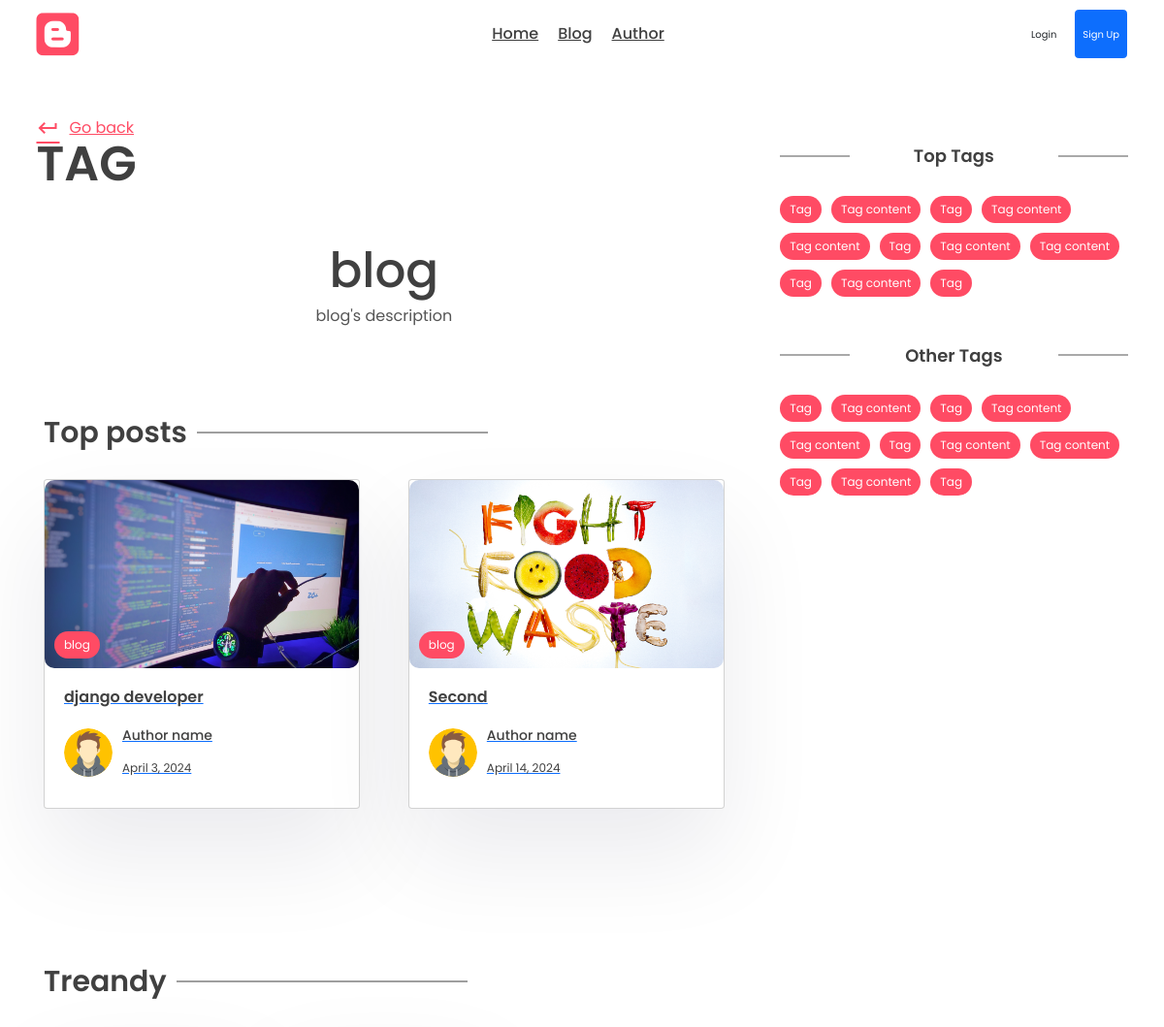
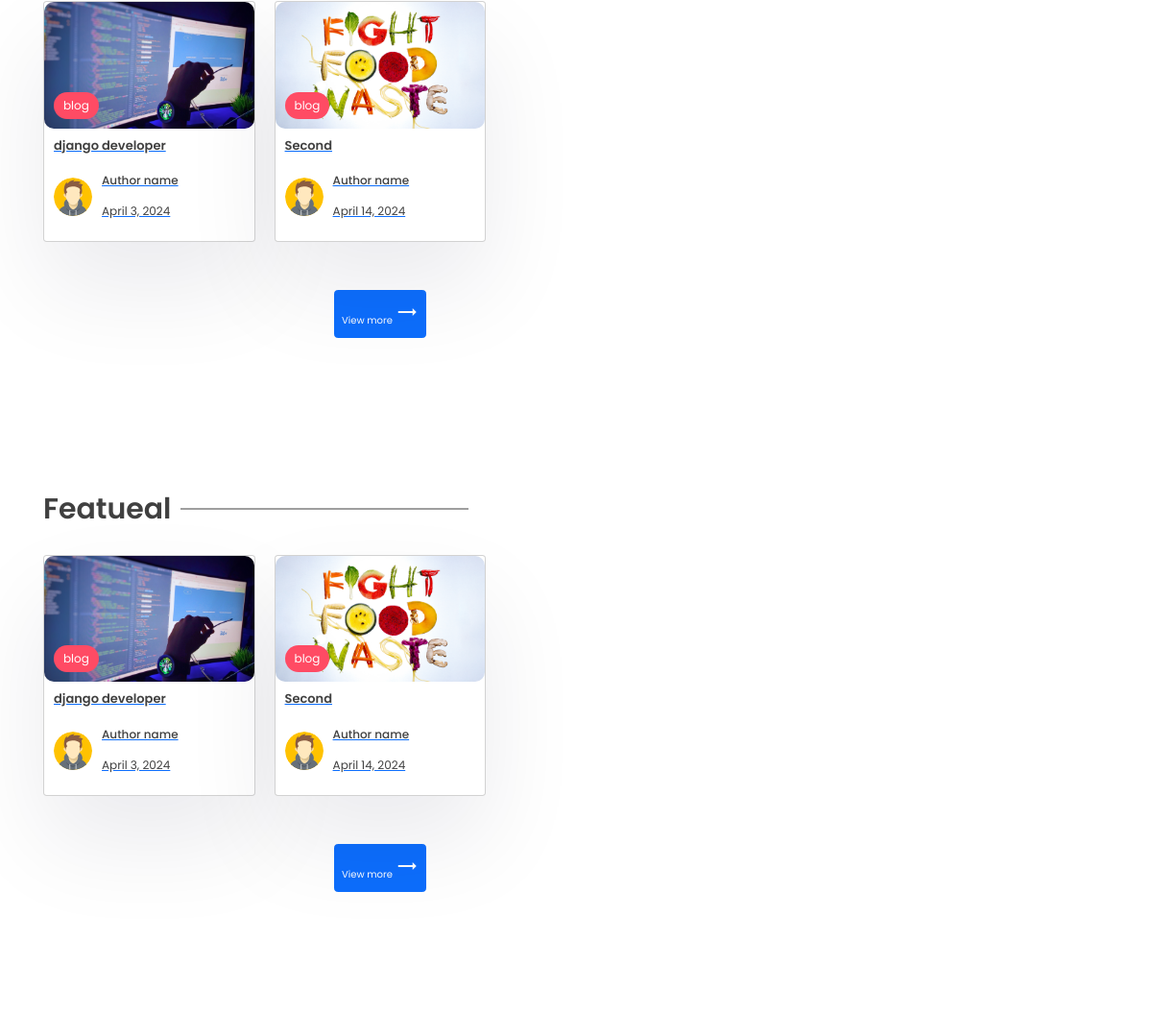
Page /tag/blog/ (upper part) on the earlier database version (2 pictures, top to bottom).
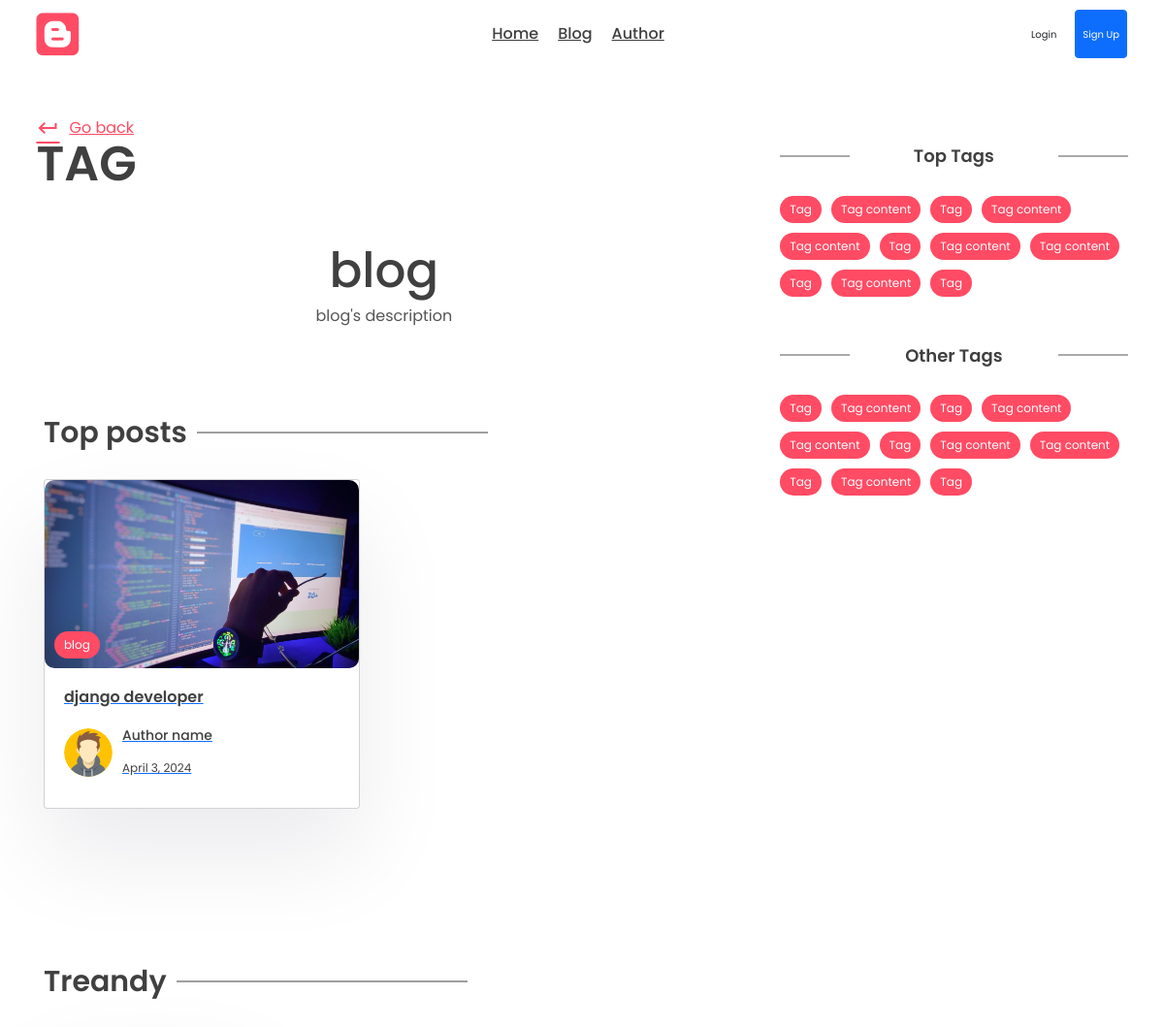
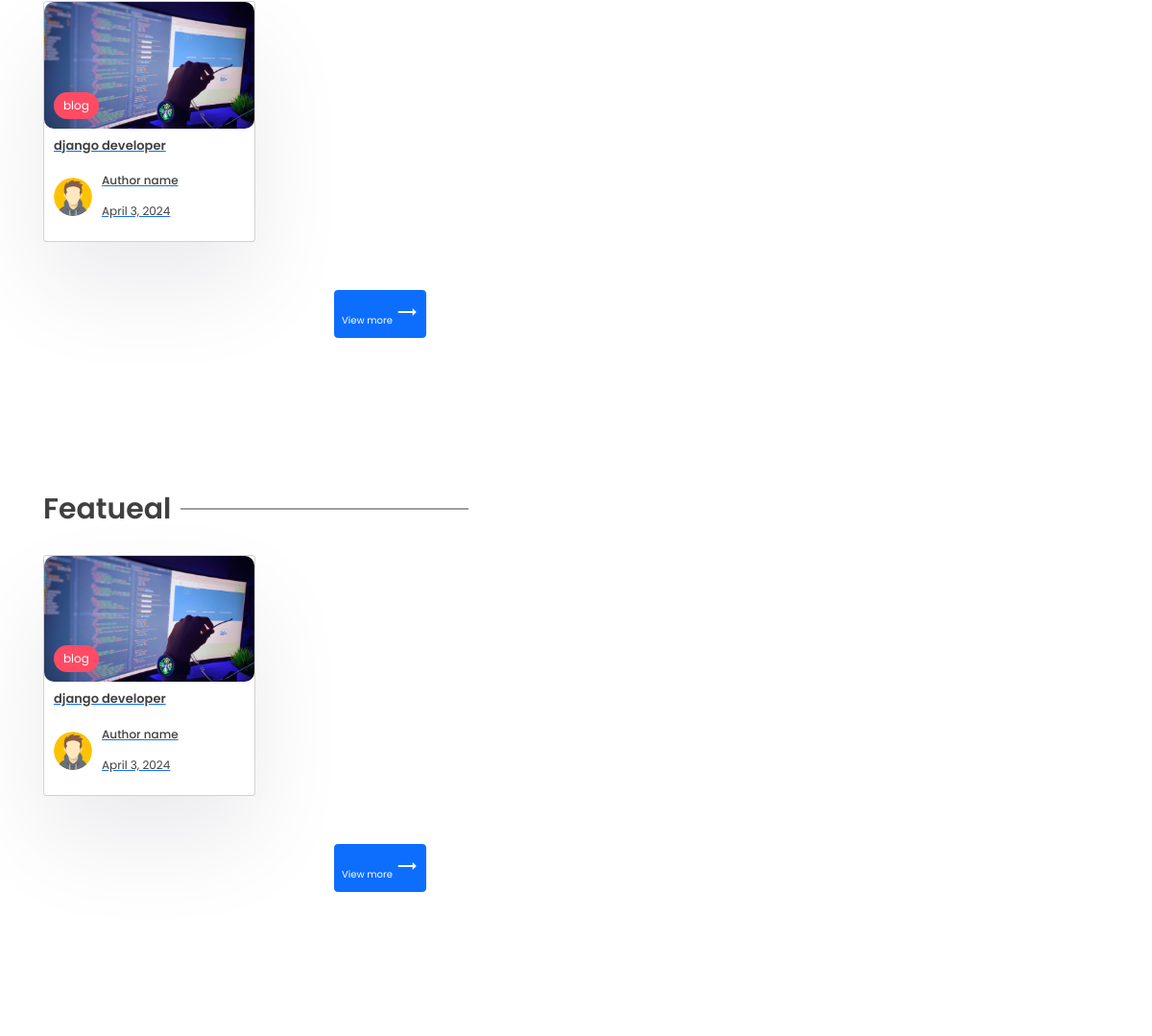
Same page on the later database version (2 pictures, top to bottom).
### home/models.py (models this page shows, shortened)
class Post(models.Model):
    title = models.CharField(max_length=100)
    content = models.TextField()
    image = models.ImageField(upload_to='images/')
    slug = models.SlugField(max_length=100)
    tag = models.ManyToManyField('Tag', blank=True, related_name='post')
    created_at = models.DateTimeField(auto_now_add=True)
    updated_at = models.DateTimeField(auto_now=True)
    view_count = models.IntegerField(null=True, blank=True)
    is_featured = models.BooleanField(default=False)

class Tag(models.Model):
    name = models.CharField(max_length=100, unique=True)
    description = models.TextField()
    slug = models.SlugField(max_length=100, unique=True)

### home/views.py (the view)
# urls.py: path('tag/<slug:slug>/', views.TagView.as_view(), name='tag')
class TagView(View):
    template_name = 'home/tag.html'
    def get(self, request, slug):
        tag = get_object_or_404(Tag, slug=slug)
        posts = Post.objects.filter(tag=tag)
        context = {
            'posts':posts,
            'tag':tag
        }
        return render(request, self.template_name, context)

### home/templates/home/tag.html (shortened to what the changed rows need)
{% extends 'index.html' %}
{% load static %}
{% block content %}
    <main style="padding-top: 45px;">
        <div class="container">
            <div class="layout">
                <div class="left">
                    <div class="page-top">
                        <div class="top flex">
                            <div class="page-name">
                                <h1>Tag</h1>
                            </div>
                        </div>
                    </div>
                    <center>
                        <div class="typo">
                            <h1 class="title">{{ tag.name }}</h1>
                            <p>
                                {{ tag.description }}
                            </p>
                        </div>
                    </center>
                    <section class="sp">
                        <div class="container">
                            <h1 class="sec-title">Top posts</h1>
                            <div class="grid-2 blog">
                                {% for post in posts %}
                                    <a href="{% url 'home:post_detail' post.slug %}">
                                        <div class="card">
                                            <div class="post-img">
                                                <img src="{{ post.image.url }}" alt="">
                                                <div class="tag">{{ tag.name }}</div>
                                            </div>
                                            <div class="card-content">
                                                <h3>
                                                    {{ post.title }}
                                                </h3>
                                                <div class="author">
                                                    <div class="profile-pic">
                                                        <img src="{% static 'img/author.svg' %}" alt="">
                                                    </div>
                                                    <div class="details">
                                                        <p>Author name</p>
                                                        <small>{{ post.created_at|date }}</small>
                                                    </div>
                                                </div>
                                            </div>
                                        </div>
                                    </a>
                                {% endfor %}
                            </div>
                        </div>
                    </section>
                    <section class="sp">
                        <div class="container">
                            <h1 class="sec-title">Treandy</h1>
                            <div class="grid-3 blog-grid">
                                {% for post in posts %}
                                    <a href="{% url 'home:post_detail' post.slug %}">
                                        <div class="card">
                                            <div class="post-img">
                                                <img src="{{ post.image.url }}" alt="">
                                                <div class="tag">{{ tag.name }}</div>
                                            </div>
                                            <div class="card-content">
                                                <h3>
                                                    {{ post.title }}
                                                </h3>
                                                <div class="author">
                                                    <div class="profile-pic">
                                                        <img src="{% static 'img/author.svg' %}" alt="">
                                                    </div>
                                                    <div class="details">
                                                        <p>Author name</p>
                                                        <small>{{ post.created_at|date }}</small>
                                                    </div>
                                                </div>
                                            </div>
                                        </div>
                                    </a>
                                {% endfor %}
                            </div>
                        </div>
                    </section>
                    <section class="sp">
                        <div class="container">
                            <h1 class="sec-title">Featueal</h1>
                            <div class="grid-3 blog-grid">
                                {% for post in posts %}
                                    <a href="{% url 'home:post_detail' post.slug %}">
                                        <div class="card">
                                            <div class="post-img">
                                                <img src="{{ post.image.url }}" alt="">
                                                <div class="tag">{{ tag.name }}</div>
                                            </div>
                                            <div class="card-content">
                                                <h3>
                                                    {{ post.title }}
                                                </h3>
                                                <div class="author">
                                                    <div class="profile-pic">
                                                        <img src="{% static 'img/author.svg' %}" alt="">
                                                    </div>
                                                    <div class="details">
                                                        <p>Author name</p>
                                                        <small>{{ post.created_at|date }}</small>
                                                    </div>
                                                </div>
                                            </div>
                                        </div>
                                    </a>
                                {% endfor %}
                            </div>
                        </div>
                    </section>
                </div>
                <div class="right">
                    <div class="block">
                        <h2 class="title2">Top Tags</h2>
                    </div>
                    <div class="block">
                        <h2 class="title2">Other Tags</h2>
                    </div>
                </div>
            </div>
        </div>
    </main>
{% endblock %}

Differences in the rows shown:
no longer on this page (row edited): Post: image (picture), {{ tag.name }} "blog", title "Second", created_at "April 14, 2024"
